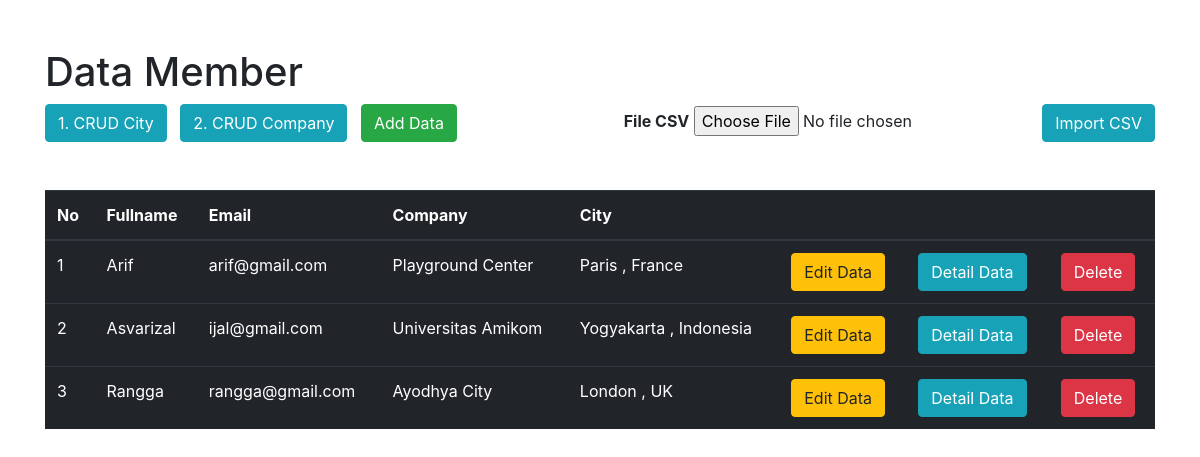
The page / on the database its author committed.
### tables this page shows
CREATE TABLE `members` (
  `id` int(11) NOT NULL,
  `fullname` varchar(100) DEFAULT NULL,
  `email` varchar(150) DEFAULT NULL,
  `address` varchar(150) DEFAULT NULL,
  `foto` varchar(100) DEFAULT NULL,
  `idcompany` int(11) NOT NULL,
  `idcity` int(11) NOT NULL
);

CREATE TABLE `company` (
  `idcompany` int(11) NOT NULL,
  `name` varchar(150) DEFAULT NULL
);

CREATE TABLE `city` (
  `idcity` int(11) NOT NULL,
  `cityname` varchar(150) DEFAULT NULL,
  `country` varchar(150) DEFAULT NULL
);

### index.php (the view, shortened to what this page needs)
<?php include "koneksi.php"; ?>
<!doctype html>
<html lang="en">
  <head>
    <link rel="stylesheet" href="https://maxcdn.bootstrapcdn.com/bootstrap/4.0.0/css/bootstrap.min.css">
  </head>
  <body>
  	<div class="container mt-5">
  		<h1>Data Member</h1>
      <div class="row">
        <div class="col-6">
        <a href="city.php" class="btn btn-info" target="_blank">1. CRUD City</a> &nbsp
        <a href="company.php" class="btn btn-info" target="_blank">2. CRUD Company</a> &nbsp
        <a href="addmember.php" class="btn btn-success">Add Data</a> &nbsp
        </div>
        <div class="col-6">
          <form class="float-right" method="POST" action="" enctype="multipart/form-data">
          <label><strong>File CSV</strong></label>
          <input type="file" name="upload">
          <input class="btn btn-info" type="submit" name="submit" value="Import CSV">
        </form>
        </div>
      </div>
      <div class="row mt-5">
        <div class="col-12">
          <table class="table table-hover table-dark">
            <thead>
              <tr>
                <th scope="col">No</th>
                <th scope="col">Fullname</th>
                <th scope="col">Email</th>
                <th scope="col">Company</th>
                <th scope="col">City</th>
                <th scope="col"></th>
                <th scope="col"></th>
                <th scope="col"></th>
              </tr>
            </thead>
            <tbody>
              <?php
              $no = 1;
                $query = "select * from members m  join city c on m.idcity = c.idcity join company cm on m.idcompany = cm.idcompany";
                $exQuery = $mysqli->query($query);
                   while($user_data = mysqli_fetch_array($exQuery)) {
                      echo "<tr>";
                      echo "<td>$no</td>";
                      echo "<td>$user_data[fullname]</td>";
                      echo "<td>$user_data[email]</td>";
                      echo "<td>$user_data[name]</td>";
                      echo "<td>$user_data[cityname] , $user_data[country]</td>";
                      echo "<td><a href='editmember.php?id=$user_data[id]' class='btn btn-warning'>Edit Data</a></td>";
                      echo "<td><a href='detailmember.php?id=$user_data[id]' class='btn btn-info'>Detail Data</a></td>";
                      echo "<td><a href='deletemember.php?id=$user_data[id]' class='btn btn-danger'>Delete</a></td>";
                      echo "</tr>";
                      $no++;
                  }
               ?>
            </tbody>
          </table>
        </div>
      </div>
  	</div>
  </body>
</html>

### rows shown on the page
members: fullname "Arif", email "arif@gmail.com", idcompany.name "Playground Center", idcity.cityname "Paris", idcity.country "France"
members: fullname "Asvarizal", email "ijal@gmail.com", idcompany.name "Universitas Amikom", idcity.cityname "Yogyakarta", idcity.country "Indonesia"
members: fullname "Rangga", email "rangga@gmail.com", idcompany.name "Ayodhya City", idcity.cityname "London", idcity.country "UK"
